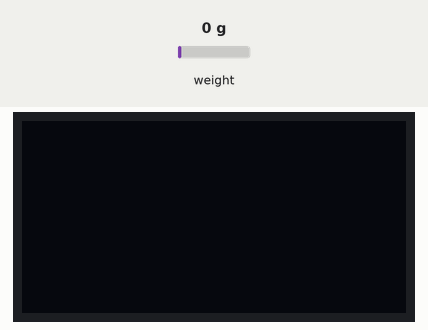
This sketch was run on a simulated Arduino Uno, built with avr-gcc and run on an emulated ATmega328P. Shown: 128×64 one-colour display. Inputs (shaded band) come from the test bench; at power-on: weight on the scale 0 g. The display library's start-up logo is not drawn.

Above: at 2.2 s.
2.3 s: weight on the scale set to 100 g
At 4.0 s:
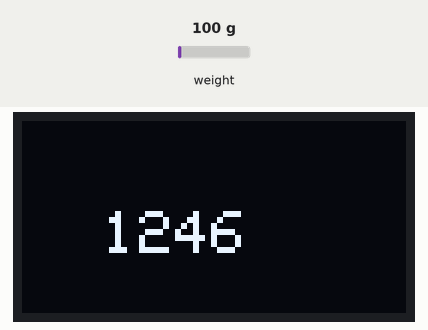
4.3 s: weight on the scale set to 1250 g
At 5.81 s:
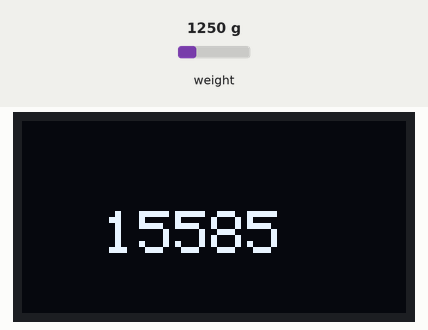
5.9 s: weight on the scale set to 2500 g
At 8.0 s:
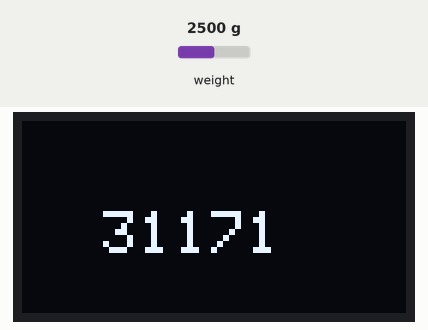
Timing chart, 0 to 9.5 s (numbered marks = the images above; inputs shaded):
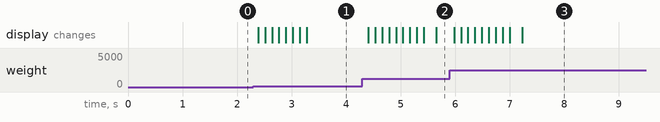

The sketch:

OLED02.ino
```cpp
#include <Wire.h>
#include <Adafruit_SSD1306.h>
#include <Adafruit_GFX.h>
#include "HX711.h"

// HX711.DOUT  - pin #A1
// HX711.PD_SCK - pin #A0

HX711 scale(A0, A1);    // parameter "gain" is ommited; the default value 128 is used by the library
float iq,q,iq2,i[50]={};
int count = 0;
float torque = 0;
// OLED display TWI address
#define OLED_ADDR   0x3C

Adafruit_SSD1306 display(-1);

#if (SSD1306_LCDHEIGHT != 64)
#error("Height incorrect, please fix Adafruit_SSD1306.h!");
#endif

void setup() {
  // initialize and clear display
  display.begin(SSD1306_SWITCHCAPVCC, OLED_ADDR);
  display.display();
  scale.set_scale(2280.f);                      // this value is obtained by calibrating the scale with known weights; see the README for details
  scale.tare();               // reset the scale to 0

  display.clearDisplay();

}

void loop() {
  count++;
  if(count==5)
   count=0;

  i[count] = scale.get_units(1);

  for(int a=0;a<5;a++)
  {
    q+=i[a];
  }
  q=q/5;

  if(q>(iq+0.10) || q<(iq-0.10))
  {
   iq=q;
  }

  if(iq2!=iq)
  {
  display.clearDisplay();
  display.setTextSize(2);
  display.setTextColor(WHITE);
  display.setCursor(27, 30);
  //display.print((((q*9.975)/1000)*9.81)*12);
  display.print(int(q*9.975));
  display.display();
  }
  iq2=iq;
}
```

Measured:
- after the input at 2.3 s, the display: first changes after 0.09 s (image 1 shows a later state)
- after the input at 4.3 s, the display: first changes after 0.11 s (image 2 shows a later state)
- after the input at 5.9 s, the display: first changes after 0.08 s (image 3 shows a later state)
